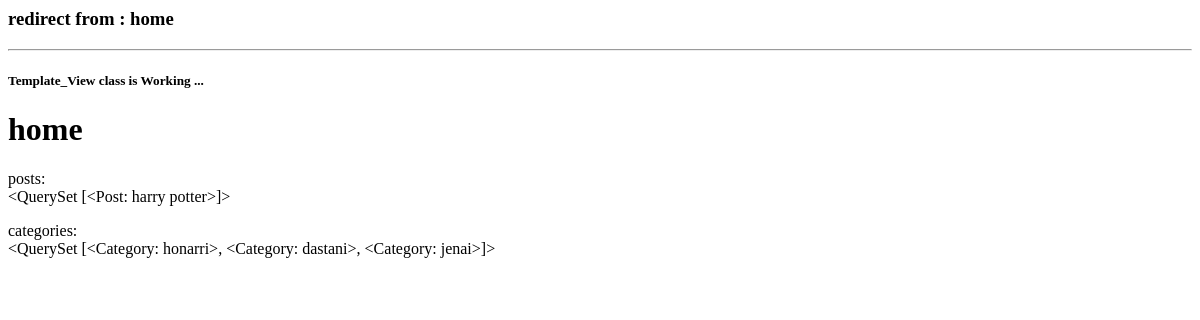
Page /blog/home/ on the earlier database version.
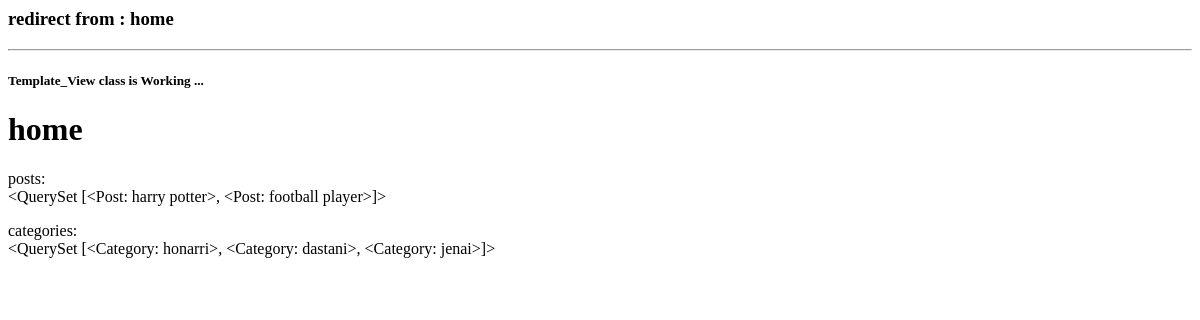
Same page on the later database version.
### blog/models.py (models this page shows)
class Post(models.Model):
    image = models.ImageField(null=True, blank=True)
    title = models.CharField(max_length=250)
    content = models.TextField()
    status = models.BooleanField(default=False)
    published_date = models.DateTimeField()
    author = models.ForeignKey(
        User,
        on_delete=models.CASCADE
    )
    category = models.ForeignKey(
        Category,
        on_delete=models.SET_NULL,
        null=True,
        blank=True
    )
    created_date = models.DateTimeField(auto_now_add=True)
    updated_date = models.DateTimeField(auto_now=True)
    def __str__(self):
        return self.title

### blog/views.py (the view)
# urls.py: path('home/', views.HomeView.as_view(), name='home'),
class HomeView(TemplateView):
    template_name = 'blog/home.html'
    def get_context_data(self, **kwargs):
        context = super().get_context_data(**kwargs)
        context['page_name'] = 'home'
        context['posts'] = Post.objects.all()[:2]
        context['categories'] = Category.objects.all()[:3]
        return context

### blog/models.py (called while the page is built)
    def __str__(self):
        return self.name

### templates/blog/home.html (shortened to what this page needs)
<html lang="en">
<head>
</head>
<body>
    <h3>redirect from : {{page_name}}</h3>
    <hr />
    <h5> Template_View class is Working ... </h5>
    <h1>{{page_name}}</h1>
    <p>posts: <br /> {{posts}} </p>
    <p>categories: <br /> {{categories}} </p>
</body>
</html>

Differences in the rows shown:
changed Post: title.title "<QuerySet [<Post: harry potter>]>" → "<QuerySet [<Post: harry potter>, <Post: football player>]>"
